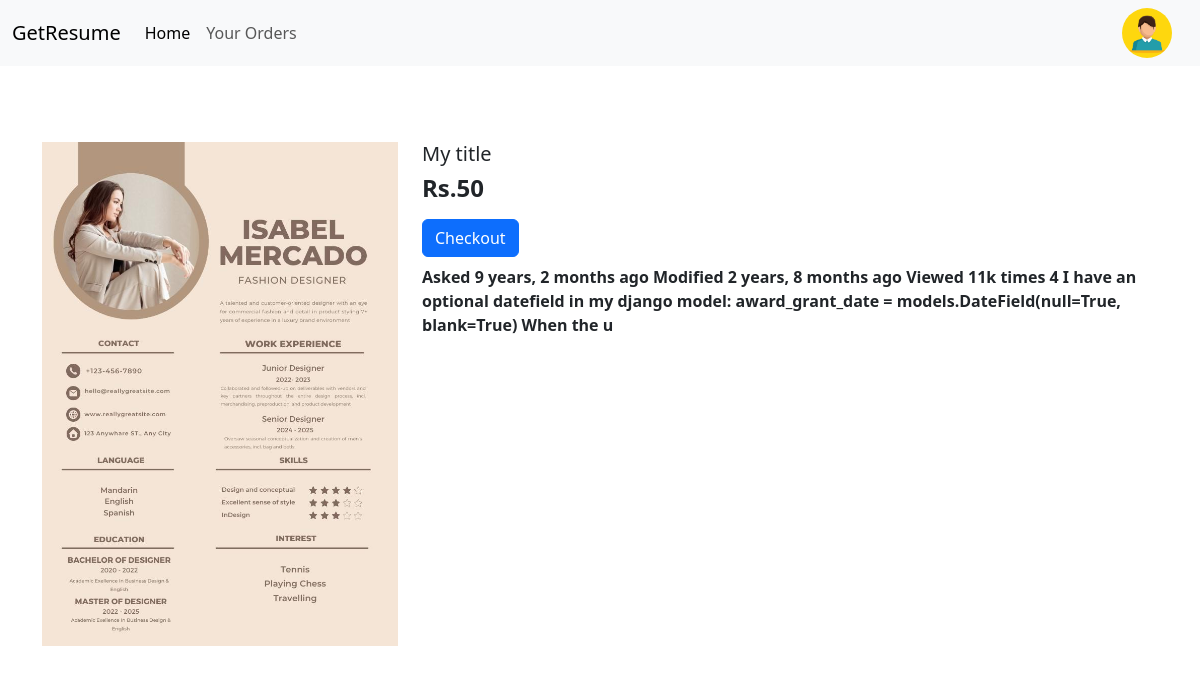
Screenshot of /templateview/1 (signed in) with the database file from the repository.
### resume/models.py (models this page shows)
class Resume(models.Model):
    sno=models.AutoField(primary_key=True)
    image=models.ImageField(upload_to='resume/images',default='')
    title=models.CharField(max_length=20)
    desc=models.CharField(max_length=200)
    price=models.IntegerField()
    timeStamp=models.DateTimeField(blank=True)

### resume/views.py (the view)
# urls.py: path('templateview/<int:myid>',views.templateview,name='templateview'),
def templateview(request,myid):
    template=Resume.objects.filter(sno=myid)
    print(template)
    params={'template':template[0]}
    return render(request,'templateview.html',params)

### templates/templateview.html (shortened to what this page needs)
{% extends 'base.html' %}
{% block img %}60111.jpg{% endblock img %}
{% block body %}
<div class="container my-4">
    <div class="row">
        <div class="col-md-4">
            <div class="row">
                <img src="/media/{{template.image}}">
            </div>
        </div>
        <div class="col-md-8">
            <h5>{{template.title}}</h5>
            <h4><b> Rs.{{template.price}}</h4>
                <a class="btn btn-primary my-2" href="/checkout/{{template.sno}}">Checkout</a>
            <p>{{template.desc}}</p>
        </div>
    </div>
</div>
{% endblock %}

### rows the page displays
Resume: image (picture), title "My title", price "50", desc "Asked 9 years, 2 months ago Modified 2 years, 8 months ago Viewed 11k times 4 I have an optional datefield in my django model: award_grant_date = models.DateField(null=True, blank=True) When the u"
